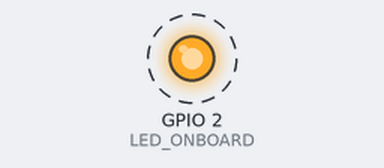
The sketch below on a simulated ESP32. Parts: output pins drawn as LEDs (lit = HIGH). Dashed ring = blinking.

Above: at 0.5 s.
Timing chart, 0 to 4.6 s (numbered marks = the images above):
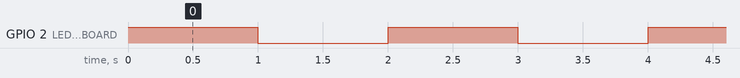

The sketch:

functional_test.ino
```cpp
// Declaro la variable donde esta conectado el led del ESP32
int LED_ONBOARD = 2;


void setup() {
  // put your setup code here, to run once:
pinMode(LED_ONBOARD,OUTPUT);
}

void loop() {
  // put your main code here, to run repeatedly:

  digitalWrite(LED_ONBOARD,HIGH);
  delay(1000);
  digitalWrite(LED_ONBOARD,LOW);
  delay(1000);

}
```

Measured:
- by itself, GPIO 2 (LED_ONBOARD): alternates HIGH for 1.0 s and LOW for 1.0 s
